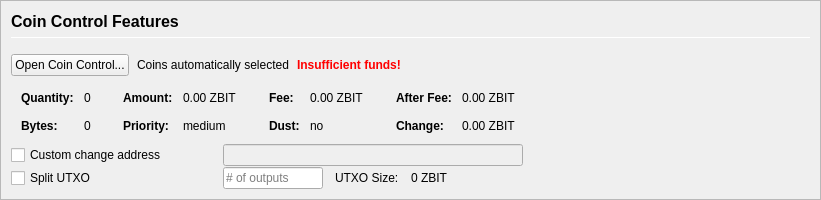
         <widget class="QFrame" name="frameCoinControl">
          <property name="sizePolicy">
           <sizepolicy hsizetype="Expanding" vsizetype="Expanding">
            <horstretch>0</horstretch>
            <verstretch>0</verstretch>
           </sizepolicy>
          </property>
          <property name="maximumSize">
           <size>
            <width>16777215</width>
            <height>16777215</height>
           </size>
          </property>
          <property name="frameShape">
           <enum>QFrame::StyledPanel</enum>
          </property>
          <property name="frameShadow">
           <enum>QFrame::Sunken</enum>
          </property>
          <layout class="QVBoxLayout" name="verticalLayoutCoinControl2">
           <property name="spacing">
            <number>0</number>
           </property>
           <property name="leftMargin">
            <number>0</number>
           </property>
           <property name="topMargin">
            <number>0</number>
           </property>
           <property name="rightMargin">
            <number>0</number>
           </property>
           <property name="bottomMargin">
            <number>0</number>
           </property>
           <item>
            <widget class="QFrame" name="frameCoinControl_BG">
             <layout class="QVBoxLayout" name="verticalLayoutCoinControl" stretch="0,0,0,0,0,0">
              <property name="spacing">
               <number>1</number>
              </property>
              <property name="leftMargin">
               <number>10</number>
              </property>
              <property name="topMargin">
               <number>10</number>
              </property>
              <item>
               <layout class="QHBoxLayout" name="horizontalLayoutCoinControl1">
                <property name="bottomMargin">
                 <number>15</number>
                </property>
                <item>
                 <layout class="QVBoxLayout" name="verticalLayout_3">
                  <property name="spacing">
                   <number>6</number>
                  </property>
                  <item>
                   <widget class="QLabel" name="labelCoinControlFeatures">
                    <property name="sizePolicy">
                     <sizepolicy hsizetype="Preferred" vsizetype="Maximum">
                      <horstretch>0</horstretch>
                      <verstretch>0</verstretch>
                     </sizepolicy>
                    </property>
                    <property name="minimumSize">
                     <size>
                      <width>0</width>
                      <height>20</height>
                     </size>
                    </property>
                    <property name="font">
                     <font>
                      <pointsize>12</pointsize>
                      <weight>75</weight>
                      <bold>true</bold>
                     </font>
                    </property>
                    <property name="styleSheet">
                     <string notr="true">font-weight:bold;</string>
                    </property>
                    <property name="text">
                     <string>Coin Control Features</string>
                    </property>
                   </widget>
                  </item>
                  <item>
                   <widget class="Line" name="line">
                    <property name="minimumSize">
                     <size>
                      <width>0</width>
                      <height>1</height>
                     </size>
                    </property>
                    <property name="maximumSize">
                     <size>
                      <width>16777215</width>
                      <height>1</height>
                     </size>
                    </property>
                    <property name="orientation">
                     <enum>Qt::Horizontal</enum>
                    </property>
                   </widget>
                  </item>
                 </layout>
                </item>
               </layout>
              </item>
              <item>
               <layout class="QHBoxLayout" name="horizontalLayoutCoinControl2" stretch="0,0,0,0">
                <property name="spacing">
                 <number>8</number>
                </property>
                <property name="bottomMargin">
                 <number>10</number>
                </property>
                <item>
                 <widget class="QPushButton" name="pushButtonCoinControl">
                  <property name="styleSheet">
                   <string notr="true"/>
                  </property>
                  <property name="text">
                   <string>Open Coin Control...</string>
                  </property>
                  <property name="autoDefault">
                   <bool>false</bool>
                  </property>
                 </widget>
                </item>
                <item>
                 <widget class="QLabel" name="labelCoinControlAutomaticallySelected">
                  <property name="text">
                   <string>Coins automatically selected</string>
                  </property>
                  <property name="margin">
                   <number>5</number>
                  </property>
                 </widget>
                </item>
                <item>
                 <widget class="QLabel" name="labelCoinControlInsuffFunds">
                  <property name="font">
                   <font>
                    <weight>75</weight>
                    <bold>true</bold>
                   </font>
                  </property>
                  <property name="styleSheet">
                   <string notr="true">color:red;font-weight:bold;</string>
                  </property>
                  <property name="text">
                   <string>Insufficient funds!</string>
                  </property>
                  <property name="margin">
                   <number>5</number>
                  </property>
                 </widget>
                </item>
                <item>
                 <spacer name="horizontalSpacerCoinControl">
                  <property name="orientation">
                   <enum>Qt::Horizontal</enum>
                  </property>
                  <property name="sizeHint" stdset="0">
                   <size>
                    <width>40</width>
                    <height>1</height>
                   </size>
                  </property>
                 </spacer>
                </item>
               </layout>
              </item>
              <item>
               <widget class="QWidget" name="widgetCoinControl" native="true">
                <property name="sizePolicy">
                 <sizepolicy hsizetype="Preferred" vsizetype="Preferred">
                  <horstretch>0</horstretch>
                  <verstretch>0</verstretch>
                 </sizepolicy>
                </property>
                <property name="minimumSize">
                 <size>
                  <width>0</width>
                  <height>0</height>
                 </size>
                </property>
                <property name="styleSheet">
                 <string notr="true"/>
                </property>
                <layout class="QHBoxLayout" name="horizontalLayoutCoinControl5">
                 <property name="leftMargin">
                  <number>0</number>
                 </property>
                 <property name="topMargin">
                  <number>0</number>
                 </property>
                 <property name="rightMargin">
                  <number>0</number>
                 </property>
                 <property name="bottomMargin">
                  <number>0</number>
                 </property>
                 <item>
                  <layout class="QHBoxLayout" name="horizontalLayoutCoinControl3" stretch="0,0,0,1">
                   <property name="spacing">
                    <number>20</number>
                   </property>
                   <property name="topMargin">
                    <number>0</number>
                   </property>
                   <property name="bottomMargin">
                    <number>10</number>
                   </property>
                   <item>
                    <layout class="QFormLayout" name="formLayoutCoinControl1">
                     <property name="horizontalSpacing">
                      <number>10</number>
                     </property>
                     <property name="verticalSpacing">
                      <number>14</number>
                     </property>
                     <property name="leftMargin">
                      <number>10</number>
                     </property>
                     <property name="topMargin">
                      <number>4</number>
                     </property>
                     <property name="rightMargin">
                      <number>6</number>
                     </property>
                     <item row="0" column="0">
                      <widget class="QLabel" name="labelCoinControlQuantityText">
                       <property name="font">
                        <font>
                         <weight>75</weight>
                         <bold>true</bold>
                        </font>
                       </property>
                       <property name="text">
                        <string>Quantity:</string>
                       </property>
                       <property name="margin">
                        <number>0</number>
                       </property>
                      </widget>
                     </item>
                     <item row="0" column="1">
                      <widget class="QLabel" name="labelCoinControlQuantity">
                       <property name="cursor">
                        <cursorShape>IBeamCursor</cursorShape>
                       </property>
                       <property name="contextMenuPolicy">
                        <enum>Qt::ActionsContextMenu</enum>
                       </property>
                       <property name="text">
                        <string notr="true">0</string>
                       </property>
                       <property name="margin">
                        <number>0</number>
                       </property>
                       <property name="textInteractionFlags">
                        <set>Qt::LinksAccessibleByMouse|Qt::TextSelectableByKeyboard|Qt::TextSelectableByMouse</set>
                       </property>
                      </widget>
                     </item>
                     <item row="1" column="0">
                      <widget class="QLabel" name="labelCoinControlBytesText">
                       <property name="font">
                        <font>
                         <weight>75</weight>
                         <bold>true</bold>
                        </font>
                       </property>
                       <property name="text">
                        <string>Bytes:</string>
                       </property>
                      </widget>
                     </item>
                     <item row="1" column="1">
                      <widget class="QLabel" name="labelCoinControlBytes">
                       <property name="cursor">
                        <cursorShape>IBeamCursor</cursorShape>
                       </property>
                       <property name="contextMenuPolicy">
                        <enum>Qt::ActionsContextMenu</enum>
                       </property>
                       <property name="text">
                        <string notr="true">0</string>
                       </property>
                       <property name="textInteractionFlags">
                        <set>Qt::LinksAccessibleByMouse|Qt::TextSelectableByKeyboard|Qt::TextSelectableByMouse</set>
                       </property>
                      </widget>
                     </item>
                    </layout>
                   </item>
                   <item>
                    <layout class="QFormLayout" name="formLayoutCoinControl2">
                     <property name="horizontalSpacing">
                      <number>10</number>
                     </property>
                     <property name="verticalSpacing">
                      <number>14</number>
                     </property>
                     <property name="leftMargin">
                      <number>6</number>
                     </property>
                     <property name="topMargin">
                      <number>4</number>
                     </property>
                     <property name="rightMargin">
                      <number>6</number>
                     </property>
                     <item row="0" column="0">
                      <widget class="QLabel" name="labelCoinControlAmountText">
                       <property name="font">
                        <font>
                         <weight>75</weight>
                         <bold>true</bold>
                        </font>
                       </property>
                       <property name="text">
                        <string>Amount:</string>
                       </property>
                       <property name="margin">
                        <number>0</number>
                       </property>
                      </widget>
                     </item>
                     <item row="0" column="1">
                      <widget class="QLabel" name="labelCoinControlAmount">
                       <property name="cursor">
                        <cursorShape>IBeamCursor</cursorShape>
                       </property>
                       <property name="contextMenuPolicy">
                        <enum>Qt::ActionsContextMenu</enum>
                       </property>
                       <property name="text">
                        <string notr="true">0.00 ZBIT</string>
                       </property>
                       <property name="textInteractionFlags">
                        <set>Qt::LinksAccessibleByMouse|Qt::TextSelectableByKeyboard|Qt::TextSelectableByMouse</set>
                       </property>
                      </widget>
                     </item>
                     <item row="1" column="0">
                      <widget class="QLabel" name="labelCoinControlPriorityText">
                       <property name="font">
                        <font>
                         <weight>75</weight>
                         <bold>true</bold>
                        </font>
                       </property>
                       <property name="text">
                        <string>Priority:</string>
                       </property>
                      </widget>
                     </item>
                     <item row="1" column="1">
                      <widget class="QLabel" name="labelCoinControlPriority">
                       <property name="cursor">
                        <cursorShape>IBeamCursor</cursorShape>
                       </property>
                       <property name="contextMenuPolicy">
                        <enum>Qt::ActionsContextMenu</enum>
                       </property>
                       <property name="text">
                        <string>medium</string>
                       </property>
                       <property name="textInteractionFlags">
                        <set>Qt::LinksAccessibleByMouse|Qt::TextSelectableByKeyboard|Qt::TextSelectableByMouse</set>
                       </property>
                      </widget>
                     </item>
                    </layout>
                   </item>
                   <item>
                    <layout class="QFormLayout" name="formLayoutCoinControl3">
                     <property name="horizontalSpacing">
                      <number>10</number>
                     </property>
                     <property name="verticalSpacing">
                      <number>14</number>
                     </property>
                     <property name="leftMargin">
                      <number>6</number>
                     </property>
                     <property name="topMargin">
                      <number>4</number>
                     </property>
                     <property name="rightMargin">
                      <number>6</number>
                     </property>
                     <item row="0" column="0">
                      <widget class="QLabel" name="labelCoinControlFeeText">
                       <property name="font">
                        <font>
                         <weight>75</weight>
                         <bold>true</bold>
                        </font>
                       </property>
                       <property name="text">
                        <string>Fee:</string>
                       </property>
                       <property name="margin">
                        <number>0</number>
                       </property>
                      </widget>
                     </item>
                     <item row="0" column="1">
                      <widget class="QLabel" name="labelCoinControlFee">
                       <property name="cursor">
                        <cursorShape>IBeamCursor</cursorShape>
                       </property>
                       <property name="contextMenuPolicy">
                        <enum>Qt::ActionsContextMenu</enum>
                       </property>
                       <property name="text">
                        <string notr="true">0.00 ZBIT</string>
                       </property>
                       <property name="textInteractionFlags">
                        <set>Qt::LinksAccessibleByMouse|Qt::TextSelectableByKeyboard|Qt::TextSelectableByMouse</set>
                       </property>
                      </widget>
                     </item>
                     <item row="1" column="0">
                      <widget class="QLabel" name="labelCoinControlLowOutputText">
                       <property name="font">
                        <font>
                         <weight>75</weight>
                         <bold>true</bold>
                        </font>
                       </property>
                       <property name="text">
                        <string>Dust:</string>
                       </property>
                      </widget>
                     </item>
                     <item row="1" column="1">
                      <widget class="QLabel" name="labelCoinControlLowOutput">
                       <property name="cursor">
                        <cursorShape>IBeamCursor</cursorShape>
                       </property>
                       <property name="contextMenuPolicy">
                        <enum>Qt::ActionsContextMenu</enum>
                       </property>
                       <property name="text">
                        <string>no</string>
                       </property>
                       <property name="textInteractionFlags">
                        <set>Qt::LinksAccessibleByMouse|Qt::TextSelectableByKeyboard|Qt::TextSelectableByMouse</set>
                       </property>
                      </widget>
                     </item>
                    </layout>
                   </item>
                   <item>
                    <layout class="QFormLayout" name="formLayoutCoinControl4">
                     <property name="horizontalSpacing">
                      <number>10</number>
                     </property>
                     <property name="verticalSpacing">
                      <number>14</number>
                     </property>
                     <property name="leftMargin">
                      <number>6</number>
                     </property>
                     <property name="topMargin">
                      <number>4</number>
                     </property>
                     <property name="rightMargin">
                      <number>6</number>
                     </property>
                     <item row="0" column="0">
                      <widget class="QLabel" name="labelCoinControlAfterFeeText">
                       <property name="font">
                        <font>
                         <weight>75</weight>
                         <bold>true</bold>
                        </font>
                       </property>
                       <property name="text">
                        <string>After Fee:</string>
                       </property>
                       <property name="margin">
                        <number>0</number>
                       </property>
                      </widget>
                     </item>
                     <item row="0" column="1">
                      <widget class="QLabel" name="labelCoinControlAfterFee">
                       <property name="cursor">
                        <cursorShape>IBeamCursor</cursorShape>
                       </property>
                       <property name="contextMenuPolicy">
                        <enum>Qt::ActionsContextMenu</enum>
                       </property>
                       <property name="text">
                        <string notr="true">0.00 ZBIT</string>
                       </property>
                       <property name="textInteractionFlags">
                        <set>Qt::LinksAccessibleByMouse|Qt::TextSelectableByKeyboard|Qt::TextSelectableByMouse</set>
                       </property>
                      </widget>
                     </item>
                     <item row="1" column="0">
                      <widget class="QLabel" name="labelCoinControlChangeText">
                       <property name="font">
                        <font>
                         <weight>75</weight>
                         <bold>true</bold>
                        </font>
                       </property>
                       <property name="text">
                        <string>Change:</string>
                       </property>
                      </widget>
                     </item>
                     <item row="1" column="1">
                      <widget class="QLabel" name="labelCoinControlChange">
                       <property name="cursor">
                        <cursorShape>IBeamCursor</cursorShape>
                       </property>
                       <property name="contextMenuPolicy">
                        <enum>Qt::ActionsContextMenu</enum>
                       </property>
                       <property name="text">
                        <string notr="true">0.00 ZBIT</string>
                       </property>
                       <property name="textInteractionFlags">
                        <set>Qt::LinksAccessibleByMouse|Qt::TextSelectableByKeyboard|Qt::TextSelectableByMouse</set>
                       </property>
                      </widget>
                     </item>
                    </layout>
                   </item>
                  </layout>
                 </item>
                </layout>
               </widget>
              </item>
              <item>
               <layout class="QHBoxLayout" name="horizontalLayoutCoinControl4">
                <property name="spacing">
                 <number>12</number>
                </property>
                <property name="sizeConstraint">
                 <enum>QLayout::SetDefaultConstraint</enum>
                </property>
                <property name="topMargin">
                 <number>0</number>
                </property>
                <property name="rightMargin">
                 <number>0</number>
                </property>
                <item>
                 <widget class="QCheckBox" name="checkBoxCoinControlChange">
                  <property name="sizePolicy">
                   <sizepolicy hsizetype="Preferred" vsizetype="Preferred">
                    <horstretch>0</horstretch>
                    <verstretch>0</verstretch>
                   </sizepolicy>
                  </property>
                  <property name="minimumSize">
                   <size>
                    <width>200</width>
                    <height>0</height>
                   </size>
                  </property>
                  <property name="maximumSize">
                   <size>
                    <width>200</width>
                    <height>16777215</height>
                   </size>
                  </property>
                  <property name="toolTip">
                   <string>If this is activated, but the change address is empty or invalid, change will be sent to a newly generated address.</string>
                  </property>
                  <property name="text">
                   <string>Custom change address</string>
                  </property>
                 </widget>
                </item>
                <item>
                 <widget class="QValidatedLineEdit" name="lineEditCoinControlChange">
                  <property name="enabled">
                   <bool>false</bool>
                  </property>
                  <property name="sizePolicy">
                   <sizepolicy hsizetype="Preferred" vsizetype="Preferred">
                    <horstretch>0</horstretch>
                    <verstretch>0</verstretch>
                   </sizepolicy>
                  </property>
                  <property name="minimumSize">
                   <size>
                    <width>300</width>
                    <height>0</height>
                   </size>
                  </property>
                 </widget>
                </item>
                <item>
                 <widget class="QLabel" name="labelCoinControlChangeLabel">
                  <property name="sizePolicy">
                   <sizepolicy hsizetype="Preferred" vsizetype="Preferred">
                    <horstretch>0</horstretch>
                    <verstretch>0</verstretch>
                   </sizepolicy>
                  </property>
                  <property name="minimumSize">
                   <size>
                    <width>100</width>
                    <height>0</height>
                   </size>
                  </property>
                  <property name="text">
                   <string/>
                  </property>
                  <property name="margin">
                   <number>3</number>
                  </property>
                 </widget>
                </item>
               </layout>
              </item>
              <item>
               <layout class="QHBoxLayout" name="horizontalLayoutCoinControl6">
                <property name="spacing">
                 <number>12</number>
                </property>
                <property name="rightMargin">
                 <number>0</number>
                </property>
                <item>
                 <widget class="QCheckBox" name="splitBlockCheckBox">
                  <property name="sizePolicy">
                   <sizepolicy hsizetype="Preferred" vsizetype="Preferred">
                    <horstretch>0</horstretch>
                    <verstretch>0</verstretch>
                   </sizepolicy>
                  </property>
                  <property name="minimumSize">
                   <size>
                    <width>200</width>
                    <height>0</height>
                   </size>
                  </property>
                  <property name="maximumSize">
                   <size>
                    <width>200</width>
                    <height>16777215</height>
                   </size>
                  </property>
                  <property name="text">
                   <string>Split UTXO</string>
                  </property>
                 </widget>
                </item>
                <item>
                 <widget class="QLineEdit" name="splitBlockLineEdit">
                  <property name="sizePolicy">
                   <sizepolicy hsizetype="Preferred" vsizetype="Preferred">
                    <horstretch>50</horstretch>
                    <verstretch>0</verstretch>
                   </sizepolicy>
                  </property>
                  <property name="minimumSize">
                   <size>
                    <width>100</width>
                    <height>0</height>
                   </size>
                  </property>
                  <property name="maximumSize">
                   <size>
                    <width>100</width>
                    <height>16777215</height>
                   </size>
                  </property>
                  <property name="placeholderText">
                   <string># of outputs</string>
                  </property>
                 </widget>
                </item>
                <item>
                 <widget class="QLabel" name="labelBlockSizeText">
                  <property name="text">
                   <string>UTXO Size:</string>
                  </property>
                 </widget>
                </item>
                <item>
                 <widget class="QLabel" name="labelBlockSize">
                  <property name="text">
                   <string>0 ZBIT</string>
                  </property>
                 </widget>
                </item>
                <item>
                 <spacer name="horizontalSpacer_7">
                  <property name="orientation">
                   <enum>Qt::Horizontal</enum>
                  </property>
                  <property name="sizeHint" stdset="0">
                   <size>
                    <width>40</width>
                    <height>20</height>
                   </size>
                  </property>
                 </spacer>
                </item>
               </layout>
              </item>
              <item>
               <spacer name="verticalSpacerCoinControl">
                <property name="orientation">
                 <enum>Qt::Vertical</enum>
                </property>
                <property name="sizeHint" stdset="0">
                 <size>
                  <width>800</width>
                  <height>1</height>
                 </size>
                </property>
               </spacer>
              </item>
             </layout>
            </widget>
           </item>
          </layout>
         </widget>
